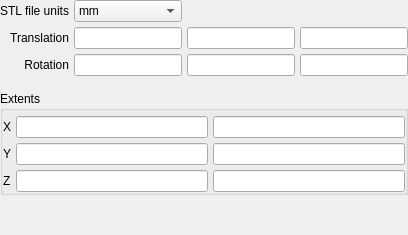
         <widget class="QWidget" name="stl">
          <layout class="QGridLayout" name="gridLayout_11">
           <property name="margin">
            <number>0</number>
           </property>
           <property name="spacing">
            <number>5</number>
           </property>
           <item row="0" column="0">
            <widget class="QLabel" name="label_24">
             <property name="text">
              <string>STL file units</string>
             </property>
             <property name="alignment">
              <set>Qt::AlignRight|Qt::AlignTrailing|Qt::AlignVCenter</set>
             </property>
            </widget>
           </item>
           <item row="1" column="1">
            <widget class="LineEdit" name="lineedit_stl_translation_x"/>
           </item>
           <item row="1" column="2">
            <widget class="LineEdit" name="lineedit_stl_translation_y"/>
           </item>
           <item row="1" column="3">
            <widget class="LineEdit" name="lineedit_stl_translation_z"/>
           </item>
           <item row="2" column="0">
            <widget class="QLabel" name="label_57">
             <property name="text">
              <string>Rotation</string>
             </property>
             <property name="alignment">
              <set>Qt::AlignRight|Qt::AlignTrailing|Qt::AlignVCenter</set>
             </property>
            </widget>
           </item>
           <item row="2" column="1">
            <widget class="LineEdit" name="lineedit_stl_rotation_x"/>
           </item>
           <item row="2" column="3">
            <widget class="LineEdit" name="lineedit_stl_rotation_z"/>
           </item>
           <item row="5" column="0">
            <spacer name="verticalSpacer">
             <property name="orientation">
              <enum>Qt::Vertical</enum>
             </property>
             <property name="sizeHint" stdset="0">
              <size>
               <width>20</width>
               <height>40</height>
              </size>
             </property>
            </spacer>
           </item>
           <item row="0" column="1">
            <widget class="QComboBox" name="combobox_stl_units">
             <item>
              <property name="text">
               <string>mm</string>
              </property>
             </item>
             <item>
              <property name="text">
               <string>cm</string>
              </property>
             </item>
             <item>
              <property name="text">
               <string>m</string>
              </property>
             </item>
             <item>
              <property name="text">
               <string>in</string>
              </property>
             </item>
             <item>
              <property name="text">
               <string>ft</string>
              </property>
             </item>
            </widget>
           </item>
           <item row="2" column="2">
            <widget class="LineEdit" name="lineedit_stl_rotation_y"/>
           </item>
           <item row="1" column="0">
            <widget class="QLabel" name="label_25">
             <property name="text">
              <string>Translation</string>
             </property>
             <property name="alignment">
              <set>Qt::AlignRight|Qt::AlignTrailing|Qt::AlignVCenter</set>
             </property>
            </widget>
           </item>
           <item row="3" column="0">
            <spacer name="verticalSpacer_28">
             <property name="orientation">
              <enum>Qt::Vertical</enum>
             </property>
             <property name="sizeType">
              <enum>QSizePolicy::Maximum</enum>
             </property>
             <property name="sizeHint" stdset="0">
              <size>
               <width>20</width>
               <height>10</height>
              </size>
             </property>
            </spacer>
           </item>
           <item row="4" column="0" colspan="4">
            <widget class="QGroupBox" name="groupBox_12">
             <property name="title">
              <string>Extents</string>
             </property>
             <property name="flat">
              <bool>true</bool>
             </property>
             <layout class="QGridLayout" name="gridLayout_32">
              <property name="leftMargin">
               <number>0</number>
              </property>
              <property name="topMargin">
               <number>5</number>
              </property>
              <property name="rightMargin">
               <number>0</number>
              </property>
              <property name="bottomMargin">
               <number>0</number>
              </property>
              <property name="spacing">
               <number>5</number>
              </property>
              <item row="0" column="1">
               <widget class="LineEdit" name="lineedit_stl_extent_x_min">
                <property name="readOnly">
                 <bool>true</bool>
                </property>
               </widget>
              </item>
              <item row="0" column="0">
               <widget class="QLabel" name="label_62">
                <property name="text">
                 <string>X</string>
                </property>
               </widget>
              </item>
              <item row="1" column="1">
               <widget class="LineEdit" name="lineedit_stl_extent_y_min">
                <property name="readOnly">
                 <bool>true</bool>
                </property>
               </widget>
              </item>
              <item row="1" column="2">
               <widget class="LineEdit" name="lineedit_stl_extent_y_max"/>
              </item>
              <item row="0" column="2">
               <widget class="LineEdit" name="lineedit_stl_extent_x_max">
                <property name="readOnly">
                 <bool>true</bool>
                </property>
               </widget>
              </item>
              <item row="2" column="1">
               <widget class="LineEdit" name="lineedit_stl_extent_z_min">
                <property name="readOnly">
                 <bool>true</bool>
                </property>
               </widget>
              </item>
              <item row="2" column="2">
               <widget class="LineEdit" name="lineedit_stl_extent_z_max">
                <property name="readOnly">
                 <bool>true</bool>
                </property>
               </widget>
              </item>
              <item row="1" column="0">
               <widget class="QLabel" name="label_63">
                <property name="text">
                 <string>Y</string>
                </property>
               </widget>
              </item>
              <item row="2" column="0">
               <widget class="QLabel" name="label_64">
                <property name="text">
                 <string>Z</string>
                </property>
               </widget>
              </item>
             </layout>
            </widget>
           </item>
          </layout>
         </widget>
